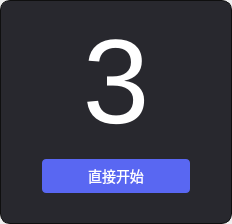
<?xml version="1.0" encoding="UTF-8"?>
<ui version="4.0">
 <class>CountDownDialog</class>
 <widget class="QDialog" name="CountDownDialog">
  <property name="geometry">
   <rect>
    <x>0</x>
    <y>0</y>
    <width>232</width>
    <height>224</height>
   </rect>
  </property>
  <property name="minimumSize">
   <size>
    <width>232</width>
    <height>224</height>
   </size>
  </property>
  <property name="maximumSize">
   <size>
    <width>232</width>
    <height>224</height>
   </size>
  </property>
  <property name="windowTitle">
   <string>CountDownDialog</string>
  </property>
  <property name="styleSheet">
   <string notr="true">QFrame#contentFrame
{
background-color:#28282E;
border-top : 1px solid #0F0F0F;
border-left : 1px solid #0F0F0F;
border-right : 1px solid #0F0F0F;
border-bottom : 1px solid #0F0F0F;
border-radius:10px;
}
QLabel
{
color:#FFFFFF;
font-size:120px;
font-family:Microsoft YaHei UI;
}
QPushButton
{
background-color:#5967F2;
color:#FFFFFF;
border-radius:4px;
font-size:14px;
font-family:Microsoft YaHei UI;
}
QPushButton:hover
{
background-color:#885967F2
}</string>
  </property>
  <layout class="QHBoxLayout" name="horizontalLayout">
   <property name="spacing">
    <number>0</number>
   </property>
   <property name="leftMargin">
    <number>0</number>
   </property>
   <property name="topMargin">
    <number>0</number>
   </property>
   <property name="rightMargin">
    <number>0</number>
   </property>
   <property name="bottomMargin">
    <number>0</number>
   </property>
   <item>
    <widget class="QFrame" name="contentFrame">
     <property name="frameShape">
      <enum>QFrame::StyledPanel</enum>
     </property>
     <property name="frameShadow">
      <enum>QFrame::Raised</enum>
     </property>
     <layout class="QVBoxLayout" name="verticalLayout">
      <property name="leftMargin">
       <number>41</number>
      </property>
      <property name="rightMargin">
       <number>41</number>
      </property>
      <property name="bottomMargin">
       <number>30</number>
      </property>
      <item>
       <widget class="QLabel" name="displayLabel">
        <property name="text">
         <string>3</string>
        </property>
        <property name="alignment">
         <set>Qt::AlignCenter</set>
        </property>
       </widget>
      </item>
      <item>
       <widget class="QPushButton" name="startButton">
        <property name="minimumSize">
         <size>
          <width>0</width>
          <height>34</height>
         </size>
        </property>
        <property name="cursor">
         <cursorShape>PointingHandCursor</cursorShape>
        </property>
        <property name="text">
         <string>直接开始</string>
        </property>
       </widget>
      </item>
     </layout>
    </widget>
   </item>
  </layout>
 </widget>
 <resources/>
 <connections/>
</ui>
